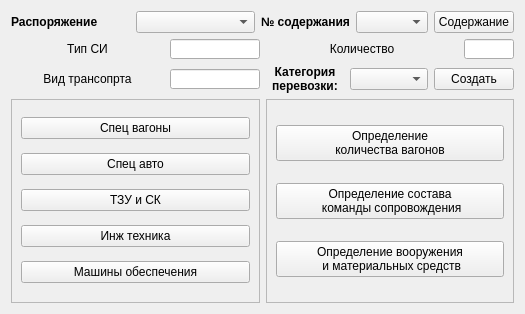
<?xml version="1.0" encoding="UTF-8"?>
<ui version="4.0">
 <class>ResCalcStartForm</class>
 <widget class="QWidget" name="ResCalcStartForm">
  <property name="geometry">
   <rect>
    <x>0</x>
    <y>0</y>
    <width>525</width>
    <height>314</height>
   </rect>
  </property>
  <property name="windowTitle">
   <string>Определение сил и средств</string>
  </property>
  <property name="windowIcon">
   <iconset>
    <normaloff>../../../images/new.png</normaloff>../../../images/new.png</iconset>
  </property>
  <layout class="QVBoxLayout" name="verticalLayout_3">
   <item>
    <layout class="QHBoxLayout" name="horizontalLayout_6">
     <item>
      <layout class="QHBoxLayout" name="horizontalLayout">
       <item>
        <widget class="QLabel" name="label">
         <property name="font">
          <font>
           <weight>75</weight>
           <bold>true</bold>
          </font>
         </property>
         <property name="text">
          <string>Распоряжение</string>
         </property>
        </widget>
       </item>
       <item>
        <widget class="QComboBox" name="cbOrder"/>
       </item>
      </layout>
     </item>
     <item>
      <layout class="QHBoxLayout" name="horizontalLayout_10">
       <item>
        <widget class="QLabel" name="label_6">
         <property name="font">
          <font>
           <weight>75</weight>
           <bold>true</bold>
          </font>
         </property>
         <property name="text">
          <string>№ содержания</string>
         </property>
        </widget>
       </item>
       <item>
        <widget class="QComboBox" name="cbOrderCargo"/>
       </item>
       <item>
        <widget class="QPushButton" name="pbViewOrder">
         <property name="text">
          <string>Содержание</string>
         </property>
        </widget>
       </item>
      </layout>
     </item>
    </layout>
   </item>
   <item>
    <layout class="QGridLayout" name="gridLayout">
     <item row="0" column="0">
      <layout class="QHBoxLayout" name="horizontalLayout_3">
       <item>
        <widget class="QLabel" name="label_3">
         <property name="font">
          <font>
           <weight>50</weight>
           <bold>false</bold>
          </font>
         </property>
         <property name="text">
          <string>Тип СИ</string>
         </property>
         <property name="alignment">
          <set>Qt::AlignCenter</set>
         </property>
        </widget>
       </item>
       <item>
        <widget class="QLineEdit" name="leSiType">
         <property name="sizePolicy">
          <sizepolicy hsizetype="Preferred" vsizetype="Fixed">
           <horstretch>0</horstretch>
           <verstretch>0</verstretch>
          </sizepolicy>
         </property>
         <property name="minimumSize">
          <size>
           <width>50</width>
           <height>20</height>
          </size>
         </property>
         <property name="maximumSize">
          <size>
           <width>90</width>
           <height>20</height>
          </size>
         </property>
         <property name="alignment">
          <set>Qt::AlignCenter</set>
         </property>
         <property name="readOnly">
          <bool>true</bool>
         </property>
        </widget>
       </item>
      </layout>
     </item>
     <item row="0" column="1">
      <layout class="QHBoxLayout" name="horizontalLayout_2">
       <item>
        <widget class="QLabel" name="label_4">
         <property name="text">
          <string>Количество</string>
         </property>
         <property name="alignment">
          <set>Qt::AlignCenter</set>
         </property>
        </widget>
       </item>
       <item>
        <widget class="QLineEdit" name="leSiCount">
         <property name="sizePolicy">
          <sizepolicy hsizetype="Preferred" vsizetype="Fixed">
           <horstretch>0</horstretch>
           <verstretch>0</verstretch>
          </sizepolicy>
         </property>
         <property name="minimumSize">
          <size>
           <width>50</width>
           <height>20</height>
          </size>
         </property>
         <property name="maximumSize">
          <size>
           <width>50</width>
           <height>20</height>
          </size>
         </property>
         <property name="alignment">
          <set>Qt::AlignCenter</set>
         </property>
         <property name="readOnly">
          <bool>true</bool>
         </property>
        </widget>
       </item>
      </layout>
     </item>
     <item row="1" column="0">
      <layout class="QHBoxLayout" name="horizontalLayout_5">
       <item>
        <widget class="QLabel" name="label_5">
         <property name="text">
          <string>Вид трансопрта</string>
         </property>
         <property name="alignment">
          <set>Qt::AlignCenter</set>
         </property>
        </widget>
       </item>
       <item>
        <widget class="QLineEdit" name="leTransportType">
         <property name="sizePolicy">
          <sizepolicy hsizetype="Preferred" vsizetype="Fixed">
           <horstretch>0</horstretch>
           <verstretch>0</verstretch>
          </sizepolicy>
         </property>
         <property name="minimumSize">
          <size>
           <width>50</width>
           <height>20</height>
          </size>
         </property>
         <property name="maximumSize">
          <size>
           <width>90</width>
           <height>20</height>
          </size>
         </property>
         <property name="alignment">
          <set>Qt::AlignCenter</set>
         </property>
         <property name="readOnly">
          <bool>true</bool>
         </property>
        </widget>
       </item>
      </layout>
     </item>
     <item row="1" column="1">
      <layout class="QHBoxLayout" name="horizontalLayout_4">
       <item>
        <widget class="QLabel" name="label_2">
         <property name="font">
          <font>
           <weight>75</weight>
           <bold>true</bold>
          </font>
         </property>
         <property name="text">
          <string>Категория
перевозки:</string>
         </property>
         <property name="alignment">
          <set>Qt::AlignCenter</set>
         </property>
        </widget>
       </item>
       <item>
        <widget class="QComboBox" name="cbCategory">
         <property name="editable">
          <bool>false</bool>
         </property>
        </widget>
       </item>
       <item>
        <widget class="QPushButton" name="pbCreateTransit">
         <property name="text">
          <string>Создать</string>
         </property>
        </widget>
       </item>
      </layout>
     </item>
    </layout>
   </item>
   <item>
    <layout class="QHBoxLayout" name="horizontalLayout_9">
     <item>
      <widget class="QFrame" name="frame">
       <property name="frameShape">
        <enum>QFrame::StyledPanel</enum>
       </property>
       <property name="frameShadow">
        <enum>QFrame::Raised</enum>
       </property>
       <layout class="QVBoxLayout" name="verticalLayout">
        <item>
         <widget class="QPushButton" name="pbRails">
          <property name="text">
           <string>Спец вагоны</string>
          </property>
         </widget>
        </item>
        <item>
         <widget class="QPushButton" name="pbCars">
          <property name="text">
           <string>Спец авто</string>
          </property>
         </widget>
        </item>
        <item>
         <widget class="QPushButton" name="pbTzuSk">
          <property name="text">
           <string>ТЗУ и СК</string>
          </property>
         </widget>
        </item>
        <item>
         <widget class="QPushButton" name="pbEngTech">
          <property name="text">
           <string>Инж техника</string>
          </property>
         </widget>
        </item>
        <item>
         <widget class="QPushButton" name="pbSupportMachines">
          <property name="text">
           <string>Машины обеспечения</string>
          </property>
         </widget>
        </item>
       </layout>
      </widget>
     </item>
     <item>
      <widget class="QFrame" name="frame_2">
       <property name="frameShape">
        <enum>QFrame::StyledPanel</enum>
       </property>
       <property name="frameShadow">
        <enum>QFrame::Raised</enum>
       </property>
       <layout class="QVBoxLayout" name="verticalLayout_2">
        <item>
         <widget class="QPushButton" name="pbCalcRails">
          <property name="text">
           <string>Определение
количества вагонов</string>
          </property>
         </widget>
        </item>
        <item>
         <widget class="QPushButton" name="pbCalcPeople">
          <property name="text">
           <string>Определение состава
 команды сопровождения</string>
          </property>
         </widget>
        </item>
        <item>
         <widget class="QPushButton" name="pbCalcWeapons">
          <property name="text">
           <string>Определение вооружения
 и материальных средств</string>
          </property>
         </widget>
        </item>
       </layout>
      </widget>
     </item>
    </layout>
   </item>
  </layout>
 </widget>
 <resources/>
 <connections/>
</ui>
